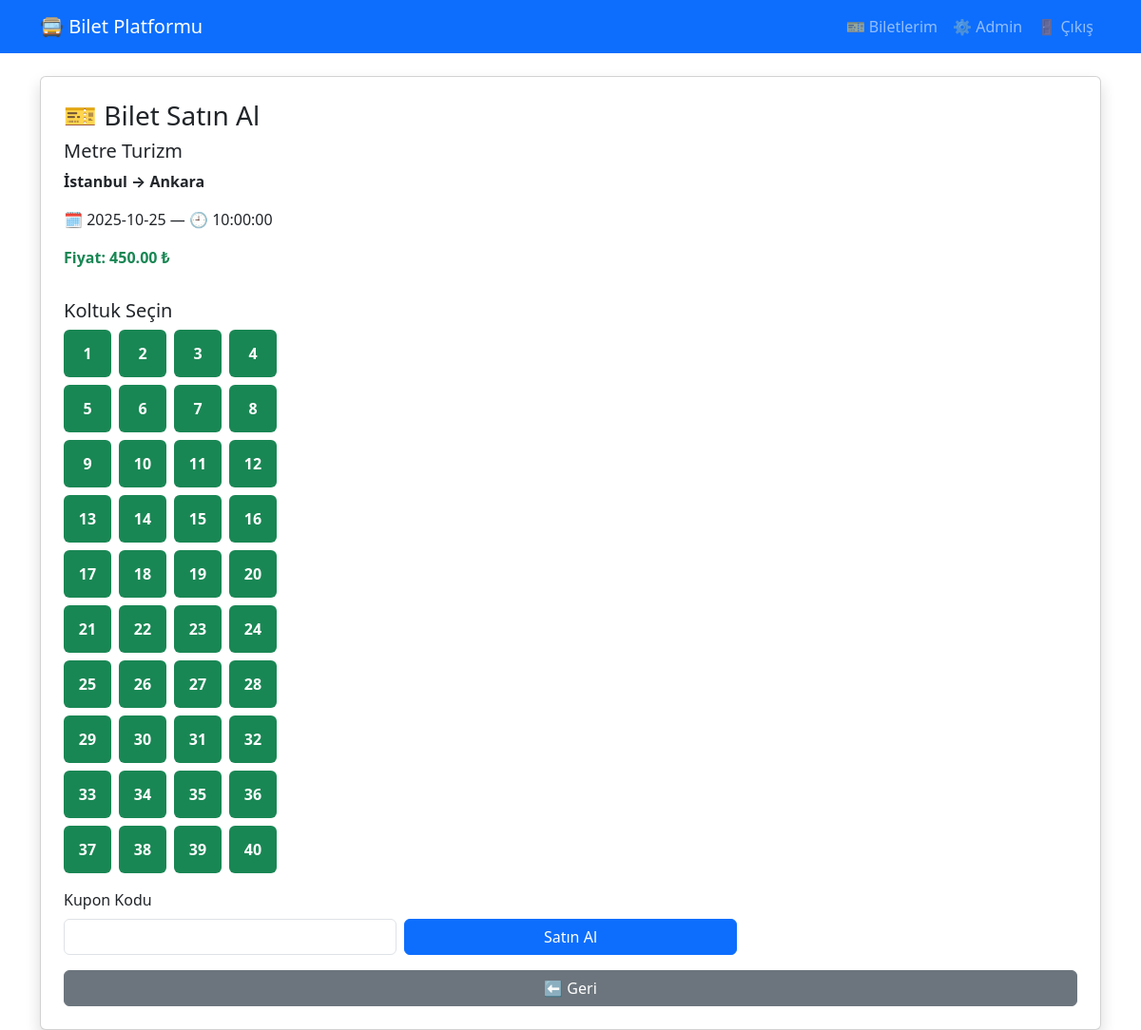
Page /bilet_al.php?sefer_id=1 (signed in) on the committed database.
### tables this page shows
CREATE TABLE IF NOT EXISTS seferler (
  id INT AUTO_INCREMENT PRIMARY KEY,
  firm_id INT NOT NULL,
  from_city VARCHAR(100) NOT NULL,
  to_city VARCHAR(100) NOT NULL,
  date DATE NOT NULL,
  time TIME NOT NULL,
  price DECIMAL(10,2) NOT NULL,
  total_seats INT NOT NULL DEFAULT 40,
  FOREIGN KEY (firm_id) REFERENCES firms(id) ON DELETE CASCADE
);

CREATE TABLE IF NOT EXISTS firms (
  id INT AUTO_INCREMENT PRIMARY KEY,
  name VARCHAR(120) NOT NULL,
  description TEXT
);

### bilet_al.php (the view, shortened to what this page needs)
<?php
require_once __DIR__.'/db/db_connect.php';
$sefer_id=(int)$_GET['sefer_id'];
$stmt=$db->prepare("SELECT s.*, f.name AS firm_name FROM seferler s JOIN firms f ON f.id=s.firm_id WHERE s.id=?");
$stmt->execute([$sefer_id]); $s=$stmt->fetch();
$stmt=$db->prepare("SELECT seat_no FROM biletler WHERE sefer_id=? AND status='aktif'");
$stmt->execute([$sefer_id]); $dolu=array_column($stmt->fetchAll(), 'seat_no');
$msg=''; $price=$s['price']; $final=$price; $kupon=null;
?>
<!DOCTYPE html><html lang="tr"><head><meta charset="UTF-8"><title>Bilet Satın Al</title>
<link href="https://cdn.jsdelivr.net/npm/bootstrap@5.3.2/dist/css/bootstrap.min.css" rel="stylesheet">
</head><body><?php include __DIR__.'/navbar.php'; ?>
<div class="container"><div class="card shadow p-4">
<h3 class="mb-2">🎫 Bilet Satın Al</h3>
<h5><?= htmlspecialchars($s['firm_name']) ?></h5>
<p><strong><?= htmlspecialchars($s['from_city']) ?> → <?= htmlspecialchars($s['to_city']) ?></strong></p>
<p>🗓 <?= $s['date'] ?> — 🕘 <?= $s['time'] ?></p>
<p class="fw-bold text-success">Fiyat: <?= number_format($price,2) ?> ₺</p>
<form method="POST">
  <h5 class="mt-3">Koltuk Seçin</h5>
  <div class="seat-grid mb-3">
    <?php for($i=1; $i<=$s['total_seats']; $i++): $full=in_array($i,$dolu); ?>
      <button type="button" class="seat-btn <?= $full?'dolu':'bos' ?>" <?= $full?'disabled':"onclick='sel(this,$i)'" ?>><?= $i ?></button>
    <?php endfor; ?>
  </div>
  <div class="row g-2 align-items-end">
    <div class="col-md-4">
      <label class="form-label">Kupon Kodu</label>
      <input type="text" name="coupon_code" class="form-control">
    </div>
    <div class="col-md-4"><button class="btn btn-primary w-100">Satın Al</button></div>
  </div>
</form>
<a href="/" class="btn btn-secondary mt-3">⬅ Geri</a>
</div></div>
</body></html>

### bilet_al.php (style rules this page uses)
.seat-grid { display:flex;flex-wrap:wrap;max-width:260px;gap:8px }
.seat-btn { width:50px;height:50px;border:none;border-radius:6px;color:#fff;font-weight:700 }
.bos { background:#198754 }

### rows in the picture
seferler: firm.name "Metre Turizm", from_city "İstanbul", to_city "Ankara", date "2025-10-25", time "10:00:00", price "450.00"
